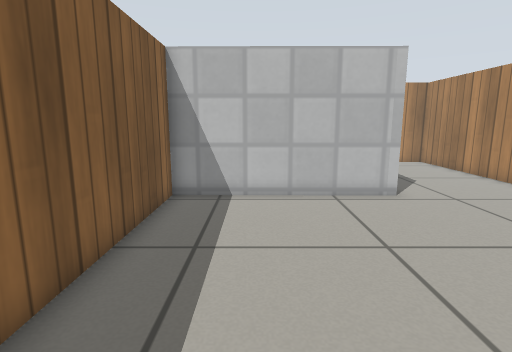
[1] (above)

12 first-person views from a walk through a world built for the Gazebo simulator. The camera is 0.64 m above the floor, tilts 10° down and sees 80° across. The floor is counted in squares, 0.25 m on a side. Each view is taken from the middle of a square. On the plan, view 1 faces up. The plan holds only what a view shows up to about 19 squares ahead; the rest is blank. Simple patterns stand in for the simulator's built-in surfaces.

[2]
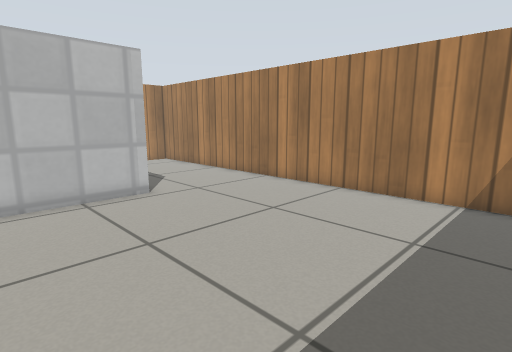

[3]
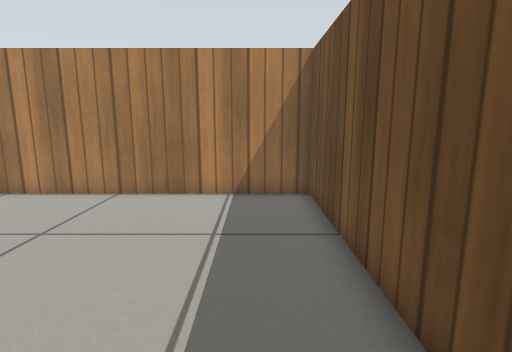

[4]
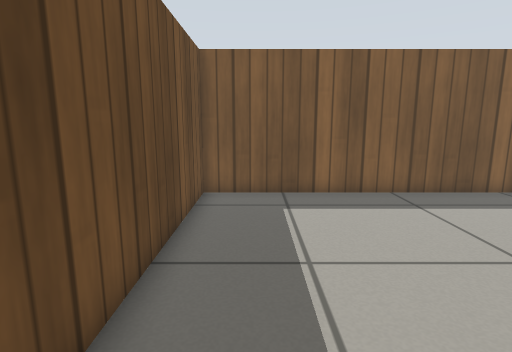

[5]
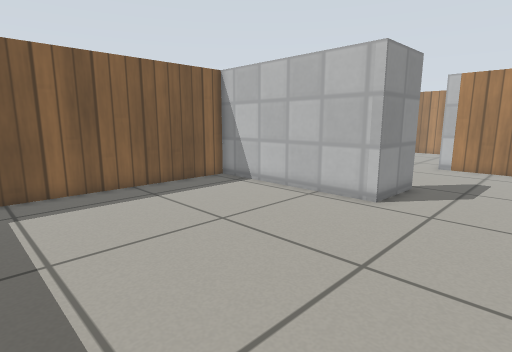

[6]
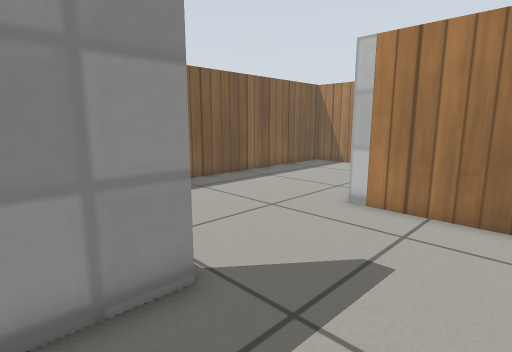

[7]
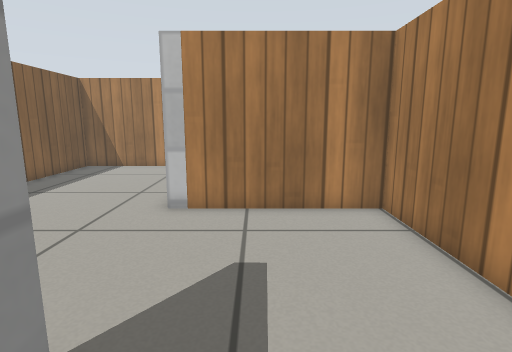

[8]
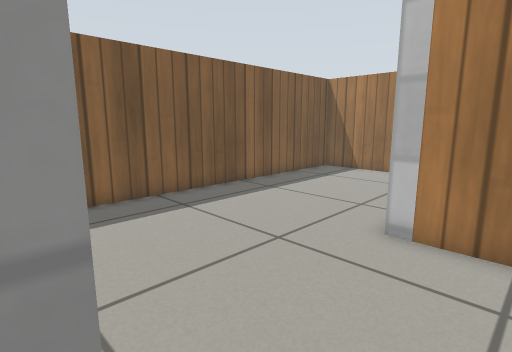

[9]
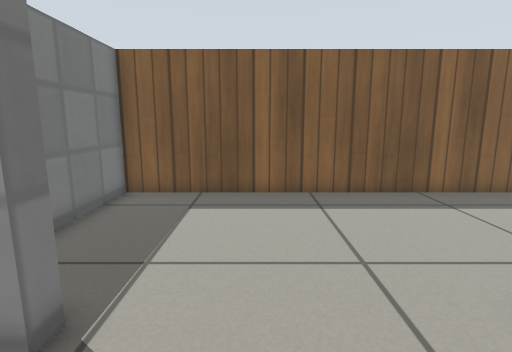

[10]
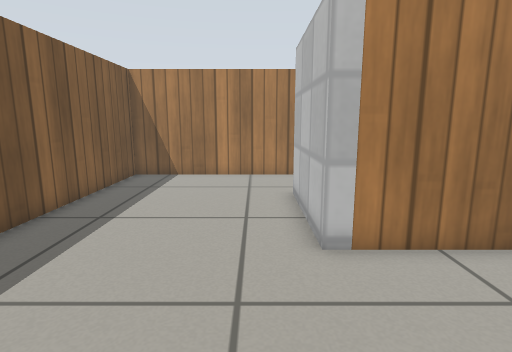

[11]
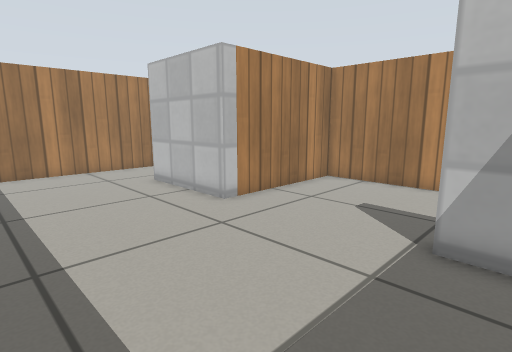

[12]
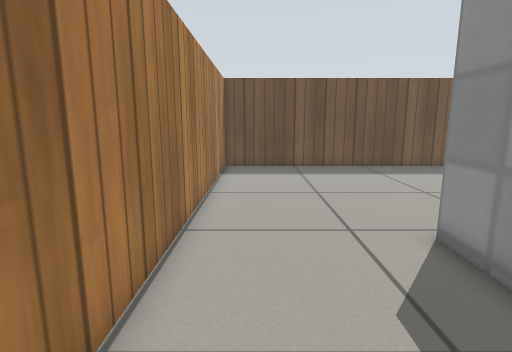

### Floor plan
Points are (right, up) in squares from view 1. A wall is a line through its corners. A room is listed if a view was taken in it or the views show most of it. See-through windows are left out.
Room 1 (views 1, 2, 3, 4, 5)
walls: (5, 10.5) (-3, 10.6) (-3, -0.9) (10.8, -0.9) (10.8, 9.5)
ways out: opening at (7, 9.1) to room 2
Room 2 (views 6, 7, 8, 9, 10, 11, 12)
walls: (4.4, 12.4) (4.5, 13.5) (5.1, 13.5) (5, 10.5); (3.4, 28.9) (-3, 28.9) (-3, 11.2) (1.1, 11.2); (10.8, 9.5) (10.8, 19.9) (4.4, 19.9) (4.4, 24.9)
ways out: opening at (7, 9.1) to room 1; opening at (4.5, 26.5)

Where each view was taken, in squares from view 1:
view 1: 0 up, 0 right, facing up
view 2: 0 up, 0 right, facing up-right
view 3: 1 up, 0 right, facing right
view 4: 1 up, 8 right, facing left
view 5: 1 up, 9 right, facing up-left
view 6: 11 up, 9 right, facing up-left
view 7: 11 up, 7 right, facing up
view 8: 13 up, 7 right, facing up-left
view 9: 16 up, 8 right, facing left
view 10: 14 up, 3 right, facing up
view 11: 12 up, 2 left, facing up-right
view 12: 17 up, 9 right, facing down
